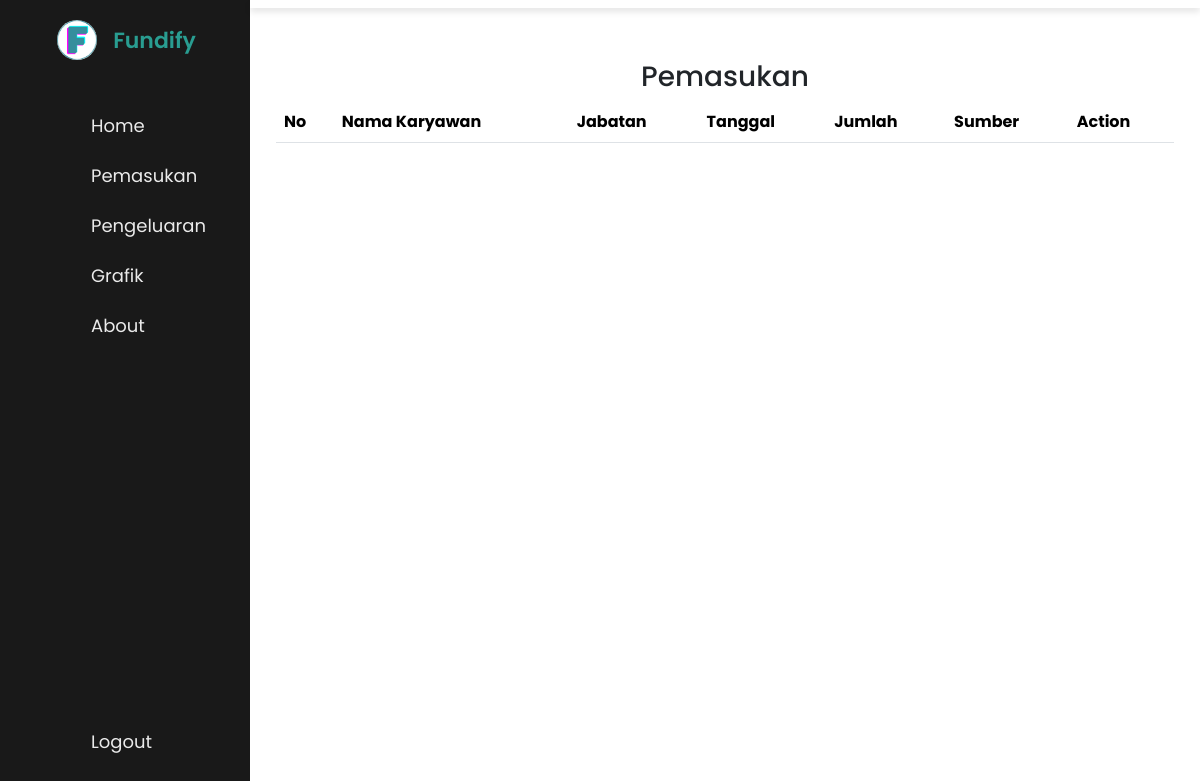
The page /pemasukan.php on the database as committed earlier.
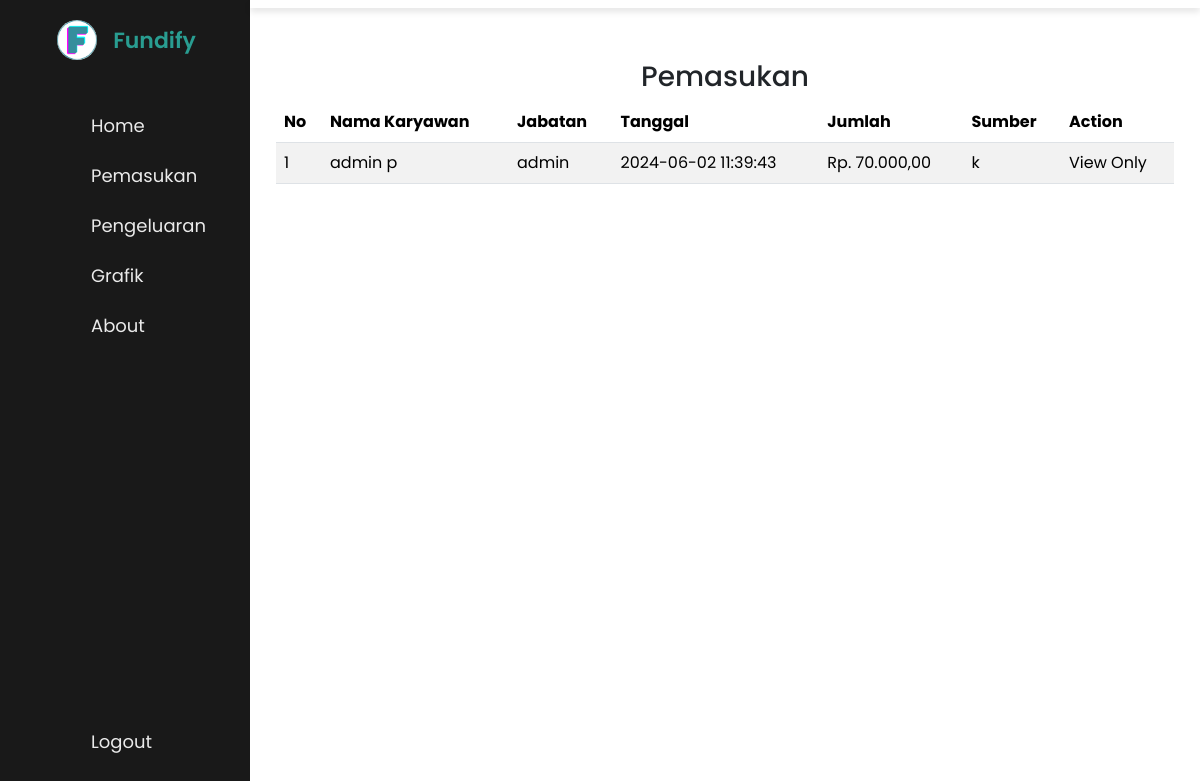
The same page on the database as committed later.
### tables this page shows
CREATE TABLE `pemasukan` (
  `id_pemasukan` int(5) NOT NULL,
  `id_akun` int(5) NOT NULL,
  `tanggal` timestamp NOT NULL DEFAULT current_timestamp() ON UPDATE current_timestamp(),
  `jumlah` decimal(10,2) NOT NULL,
  `sumber` varchar(255) NOT NULL
);

CREATE TABLE `akun` (
  `id_akun` int(5) NOT NULL,
  `fullname` varchar(100) NOT NULL,
  `username` varchar(255) NOT NULL,
  `password` varchar(255) NOT NULL,
  `email` varchar(100) NOT NULL,
  `jabatan` varchar(25) NOT NULL,
  `role` tinyint(1) NOT NULL DEFAULT 0,
  `tanggal` datetime NOT NULL
);

### controller/PemasukanController.php (called while the page is built, shortened)
<?php
include_once ("model/KeuanganModel.php");
include_once ("view/PemasukanView.php");
class PemasukanController
{
  private $pemasukan;
  function __construct()
  {
    $this->pemasukan = new KeuanganModel(Connecttt::$db_host, Connecttt::$db_user, Connecttt::$db_pass, Connecttt::$db_name);
  }
  public function indexUser()
  {
    $this->pemasukan->open();
    $this->pemasukan->getDataMasuk();
    $data = array(
      'pemasukan' => array(),
    );
    while ($row = $this->pemasukan->getResult()) {
      array_push($data['pemasukan'], $row);
    }
    $view = new PemasukanView();
    $view->renderUser($data);
  }
}

### view/PemasukanView.php (the view, shortened to what this page needs)
<?php
include_once("model/Template.php");
class PemasukanView {
    public function renderUser($data)
    {
        $no = 1;
        $dataMasuk = "";
        foreach($data['pemasukan'] as $val)
        {
            list($id_pemasukan, $NamaAkun, $jabatan, $tanggal, $jumlah, $sumber) = $val;
            $jumlahFormatted = "Rp. " . number_format((float)$jumlah, 2, ',', '.');
            $dataMasuk .= "<tr>";
            $dataMasuk .= "<td>" . $no . "</td>";
            $dataMasuk .= "<td>" . $NamaAkun . "</td>";
            $dataMasuk .= "<td>" . $jabatan . "</td>";
            $dataMasuk .= "<td>" . $tanggal . "</td>";
            $dataMasuk .= "<td>" . $jumlahFormatted . "</td>";
            $dataMasuk .= "<td>" . $sumber . "</td>";
            $dataMasuk .= "<td> View Only </td>";
            $dataMasuk .= "</tr>";
            $no++;
        }
    }
}

### pemasukan.php (shortened to what this page needs)
<?php
include_once("model/db.php");
include_once("model/Template.php");
include_once("controller/PemasukanController.php");
$masuk = new PemasukanController();
if ($_SESSION['role'] == 1)
{
    if (!empty($_GET['id_hapus']))
    {
        $id = $_GET['id_hapus'];
        $masuk->delete($id);
    }
    else if(isset($_GET['id_edit']))
    {
        if(isset($_POST['edit']))
        {
            $id = $_GET['id_edit'];
            $masuk->edit($id, $_POST);
        }
        else{
            $masuk->indexEdit();
        }
    }
    else {
        $masuk->indexAdmin();
    }
} else {
    $masuk->indexUser();
}

### model/Template.php (shortened to what this page needs)
<?php
class Template
{
    var $content = '';
    function __construct($filename = '')
    {
        $this->content = implode('', @file($filename));
    }
    function clear()
    {
        $this->content = preg_replace("/DATA_[A-Z|_|0-9]+/", "", $this->content);
    }
    function write()
    {
        print $this->content;
    }
    function replace($old = '', $new = '')
    {
        if (is_int($new)) {
            $value = sprintf("%d", $new);
        } elseif (is_float($new)) {
            $value = sprintf("%f", $new);
        } elseif (is_array($new)) {
            $value = '';
            foreach ($new as $item) {
                $value .= $item . ' ';
            }
        } else {
            $value = $new;
        }
        $this->content = preg_replace("/$old/", $value, $this->content);
    }
}

### layout/style.css (style rules this page uses)
* { margin: 0; padding: 0; box-sizing: border-box; font-family: 'Poppins', sans-serif; }
:root { --primary-color: #299D91; --secondary-color: #525256; --thirdy-color: #9F9F9F; --placeholder-color: #999DA3; --text-hover-color:#eaeaea ; --hover-color:#176961; --sidebar-color: #191919; --panel-color:#fff; --tran-05: all 0.5s ease; --tran-03: all 0.3s ease; --tran-03: all 0.2s ease; }
body { min-height: 100vh; background-color: var(--primary-color); }
nav { position: fixed; top: 0; left: 0; height: 100%; width: 250px; padding: 10px 14px; background-color: var(--sidebar-color); border-right: 1px solid var(--border-color); transition: var(--tran-05); }
nav .logo-name { display: flex; align-items: center; justify-content: center; margin-top: 10px; }
nav .logo-image { display: flex; justify-content: center; min-width: 45px; }
nav .logo-image img { width: 40px; object-fit: cover; border-radius: 50%; }
nav .logo-name .logo_name { font-size: 22px; font-weight: 600; color: var(--primary-color); margin-left: 14px; transition: var(--tran-05); }
nav .menu-items { margin-top: 40px; height: calc(100% - 90px); display: flex; flex-direction: column; justify-content: space-between; }
.menu-items li { list-style: none; }
.menu-items li a { display: flex; align-items: center; height: 50px; text-decoration: none; position: relative; }
.menu-items li a i { font-size: 24px; min-width: 45px; height: 100%; display: flex; align-items: center; justify-content: center; color: var(--text-hover-color); }
.menu-items li a .link-name { font-size: 18px; font-weight: 400; color: var(--text-hover-color); }
.menu-items .logout-mode { margin-bottom: 24px; }
.dashboard { position: relative; left: 250px; background-color: var(--panel-color); min-height: 100vh; width: calc(100% - 250px); padding: 10px 14px; transition: var(--tran-05); }
.dashboard .top { position: fixed; top: 0; left: 250px; display: flex; width: calc(100% - 250px); justify-content: space-between; align-items: center; padding: 4px 14px; background-color: var(--panel-color); transition: var(--tran-05); z-index: 10; box-shadow: 0 4px 6px rgba(0, 0, 0, 0.1); }
.dashboard .dash-content { padding-top: 50px; animation: fadeIn 1.5s ease-in-out; }

Rows that differ between the two databases and show on the page:
added pemasukan: id_akun.fullname "admin p", id_akun.jabatan "admin", tanggal "2024-06-02 11:39:43", jumlah "Rp. 70.000,00", sumber "k"
